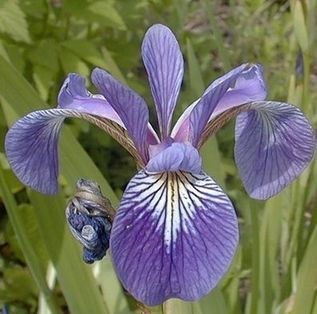
#> input picture M3_machine_learning/d3_pca/images/Iris-versicolor-21_1.jpg, 317 x 314 px, given in place of one.jpg, which was not available
$ jupyter execute --allow-errors agnese.ipynb   (text cells are left out)
#> lines starting #> are read from the running program, lines starting #| are printed output that depends on the picture; pictures that were not available may be replaced by others from this repository, and a replacement may not be noted
[cell 1]
from PIL import Image
import os
from matplotlib import image
from matplotlib import pyplot

[cell 2]
image = Image.open("/work/images/one.jpg");
#> image is the input picture: PIL image 317x314 RGB; mean R, G, B 113, 113.8, 99.3

print(image.format)
#| JPEG
print(image.mode)
#| RGB
print(image.size)
#| (317, 314)

image.show()

[cell 3]
print(image.size)
#| (317, 314)
img_resized = image.resize((28,28))
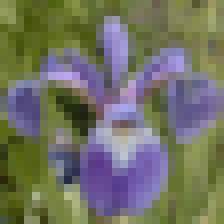
#> img_resized: PIL image 28x28 RGB (shown 8 times larger); mean R, G, B 113.1, 113.9, 99.3
print(img_resized.size)
#| (28, 28)

[cell 4]
# convert the image to grayscale
gs_image = img_resized.convert(mode='L')
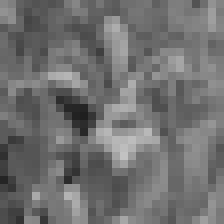
#> gs_image: PIL image 28x28 L (shown 8 times larger); min 31, max 194, mean 112
gs_image.save('one_grayscale.jpg')
image2 = Image.open('one_grayscale.jpg')
image2.show()

[cell 5]
image2

[cell 6]
image2.size
#> Out = (28, 28)

[cell 7]
image.size
#> Out = (317, 314)

[cell 8]
img_resized.size
#> Out = (28, 28)
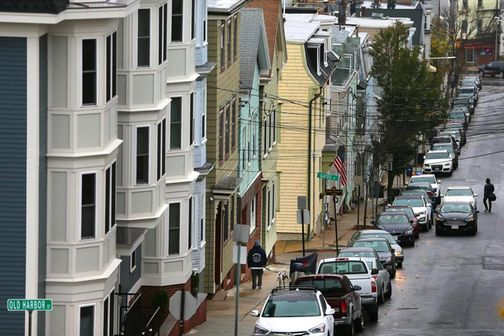
#> input picture M3_machine_learning/d3_pca/images/boston_housing.jpg, 504 x 336 px, given in place of 1.jpg, which was not available
#> further down, img is the input picture: PIL image 504x336 RGB; mean R, G, B 118.2, 118.3, 112.8
#> `new_img = img.resize((28,28))`:
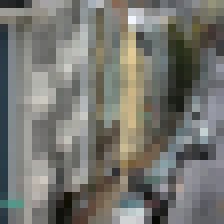
#> new_img: PIL image 28x28 RGB (shown 8 times larger); mean R, G, B 118.1, 118.2, 112.7
#> `gs_new_img = new_img.convert(mode="L")`:
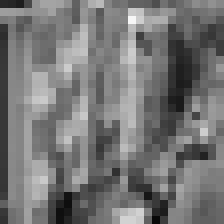
#> gs_new_img: PIL image 28x28 L (shown 8 times larger); min 8, max 246, mean 117.5

[cell 9]
string = "/work/images/{}.jpg"
string_res = "/work/images/{}.jpg"
#> (the rest of this cell did not finish here and is left out)
